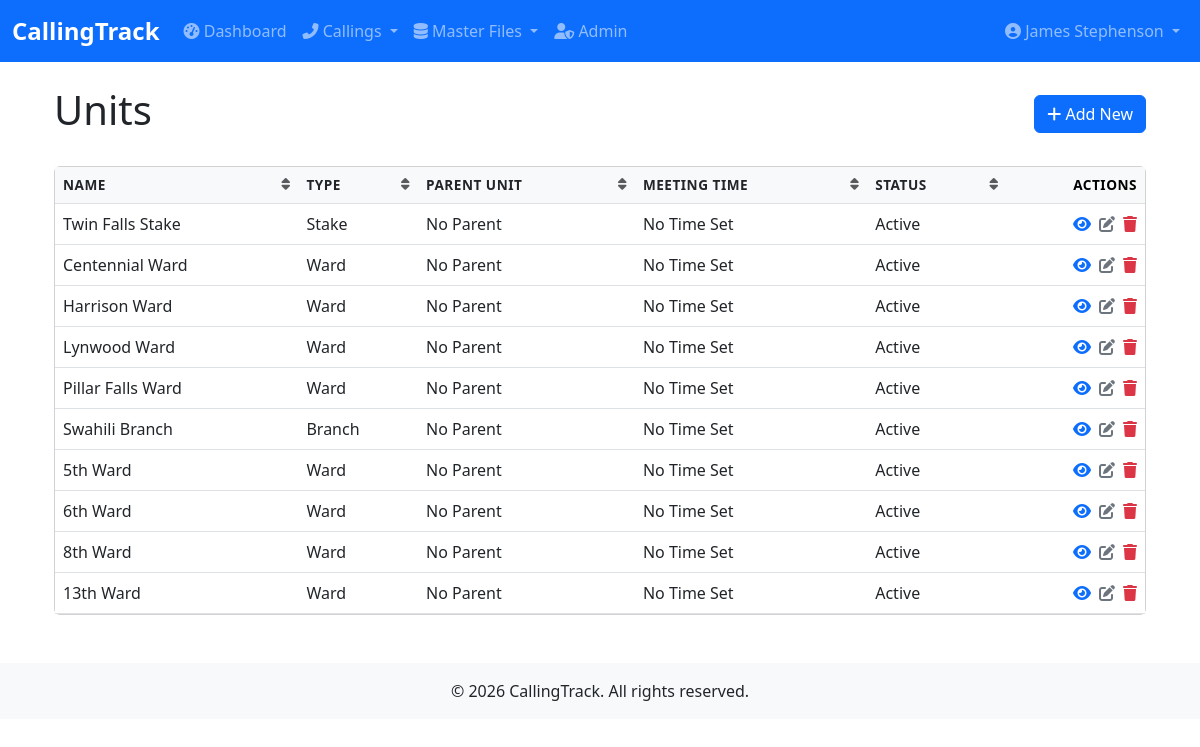
The app's page /callings/units/ (signed in) with its own data.
### accounts/models.py (models this page shows, shortened)
class User(AbstractUser):
    email = models.EmailField(_('email address'), unique=True)
    phone = models.CharField(_('phone number'), max_length=20, blank=True)
    class Meta:
        verbose_name = _('user')
        verbose_name_plural = _('users')

### callings/models.py (models this page shows, shortened)
class Unit(models.Model):
    UNIT_TYPES = [
        ('WARD', 'Ward'),
        ('BRANCH', 'Branch'),
        ('STAKE', 'Stake'),
    ]
    name = models.CharField(max_length=100)
    unit_type = models.CharField(max_length=10, choices=UNIT_TYPES)
    parent_unit = models.ForeignKey('self', on_delete=models.SET_NULL, null=True, blank=True, related_name='child_units')
    meeting_time = models.TimeField(null=True, blank=True, help_text="Regular meeting time for this unit")
    location = models.CharField(max_length=200, blank=True, help_text="Physical location of the unit")
    is_active = models.BooleanField(default=True, help_text="Whether this unit is currently active")
    sort_order = models.PositiveSmallIntegerField(
        default=0,
        help_text="Order in which units should be displayed (lower numbers first)"
    )
    created_at = models.DateTimeField(auto_now_add=True)
    updated_at = models.DateTimeField(auto_now=True)
    class Meta:
        ordering = ['sort_order', 'name']
    def get_list_display(self):
        return [
            self.name,
            self.get_unit_type_display(),
            self.parent_unit.name if self.parent_unit else 'No Parent',
            self.meeting_time.strftime('%I:%M %p') if self.meeting_time else 'No Time Set',
            'Active' if self.is_active else 'Inactive'
        ]
    def get_absolute_url(self):
        return reverse('callings:unit-detail', kwargs={'pk': self.pk})

### callings/views.py (the view)
# urls.py: path('units/', views.UnitListView.as_view(), name='unit-list'),
class UnitListView(LoginRequiredMixin, TitleMixin, SortableMixin, ListView):
    model = Unit
    template_name = 'callings/unit/unit_list.html'
    context_object_name = 'units'
    title = 'Units'
    paginate_by = 20
    default_sort = 'sort_order'
    sortable_fields = {
        'name': 'name',
        'unit_type': 'unit_type',
        'parent_unit': 'parent_unit__name',
        'meeting_time': 'meeting_time',
        'is_active': 'is_active',
        'sort_order': 'sort_order',
    }
    def get_context_data(self, **kwargs):
        context = super().get_context_data(**kwargs)
        context['headers'] = ['Name', 'Type', 'Parent Unit', 'Meeting Time', 'Status']
        context['sortable_headers'] = [
            ('name', 'Name'),
            ('unit_type', 'Type'),
            ('parent_unit', 'Parent Unit'),
            ('meeting_time', 'Meeting Time'),
            ('is_active', 'Status'),
        ]
        return context

### callings/views.py (called while the page is built)
    def get_title(self):
        return self.title

    def get_context_data(self, **kwargs):
        context = super().get_context_data(**kwargs)
        context['title'] = self.get_title()
        return context

    def get_queryset(self):
        queryset = super().get_queryset()
        sort_field = self.request.GET.get('sort')
        sort_order = self.request.GET.get('order', 'asc')
        if sort_field and sort_field in self.sortable_fields:
            order_field = self.sortable_fields[sort_field]
            if sort_order == 'desc':
                order_field = f'-{order_field}'
            return queryset.order_by(order_field)
        if self.default_sort:
            return queryset.order_by(self.default_sort)
        return queryset

### callings/templates/callings/unit/unit_list.html (shortened to what this page needs)
{% extends 'callings/_list.html' %}
{% block content %}
{% with title='Units' create_url='callings:unit-create' update_url='callings:unit-update' delete_url='callings:unit-delete' %}
{% with headers=headers %}
{{ block.super }}
{% endwith %}
{% endwith %}
{% endblock %}

### callings/templates/callings/_list.html (shortened to what this page needs)
{% extends 'callings/base.html' %}
{% load table_tags %}
{% block content %}
<div class="container">
    <div class="d-flex justify-content-between align-items-center mb-4">
        <h1>{{ title }}</h1>
        {% if create_url %}
        <a href="{% url create_url %}" class="btn btn-primary">
            <i class="fas fa-plus"></i> Add New
        </a>
        {% endif %}
    </div>
    <div class="card">
        <div class="card-body p-0">
            <div class="table-responsive">
                <table class="table table-hover mb-0">
                    <thead class="table-light">
                        <tr>
                            {% if sortable_headers %}
                                {% for field, label in sortable_headers %}
                                <th>{% sort_header field label %}</th>
                                {% endfor %}
                            {% else %}
                                {% for header in headers %}
                                <th>{{ header }}</th>
                                {% endfor %}
                            {% endif %}
                            <th class="text-end">Actions</th>
                        </tr>
                    </thead>
                    <tbody>
                        {% for item in object_list %}
                        <tr>
                            {% for field in item.get_list_display %}
                            <td>{{ field }}</td>
                            {% endfor %}
                            <td class="text-end">
                                <div class="d-flex gap-2 justify-content-end" role="group">
                                    <a href="{{ item.get_absolute_url }}" class="text-primary text-decoration-none"
                                       data-bs-toggle="tooltip" title="View">
                                        <i class="fas fa-eye"></i>
                                    </a>
                                    <a href="{% url update_url item.pk %}" class="text-secondary text-decoration-none"
                                       data-bs-toggle="tooltip" title="Edit">
                                        <i class="fas fa-edit"></i>
                                    </a>
                                    <a href="{% url delete_url item.pk %}" class="text-danger text-decoration-none"
                                       data-bs-toggle="tooltip" title="Delete">
                                        <i class="fas fa-trash"></i>
                                    </a>
                                </div>
                            </td>
                        </tr>
                        {% endfor %}
                    </tbody>
                </table>
            </div>
        </div>
    </div>
</div>
{% endblock %}

### callings/templates/callings/base.html (shortened to what this page needs)
<!DOCTYPE html>
{% load static %}
<html lang="en">
<head>
    <link href="https://cdn.jsdelivr.net/npm/bootstrap@5.3.0/dist/css/bootstrap.min.css" rel="stylesheet">
    <link rel="stylesheet" href="https://cdnjs.cloudflare.com/ajax/libs/font-awesome/6.4.0/css/all.min.css">
    <link rel="stylesheet" href="{% static 'css/styles.css' %}">
</head>
<body>
    <nav class="navbar navbar-expand-lg navbar-dark bg-primary">
        <div class="container-fluid">
            <a class="navbar-brand" href="{% url 'dashboard' %}">CallingTrack</a>
            <div class="collapse navbar-collapse" id="navbarNav">
                <ul class="navbar-nav me-auto">
                    <li class="nav-item">
                        <a class="nav-link" href="{% url 'dashboard' %}"><i class="fas fa-tachometer-alt"></i> Dashboard</a>
                    </li>
                    <li class="nav-item dropdown">
                        <a class="nav-link dropdown-toggle" href="#" id="callingsDropdown" role="button" data-bs-toggle="dropdown">
                            <i class="fas fa-phone-alt"></i> Callings
                        </a>
                    </li>
                    <li class="nav-item dropdown">
                        <a class="nav-link dropdown-toggle" href="#" id="masterFilesDropdown" role="button" data-bs-toggle="dropdown">
                            <i class="fas fa-database"></i> Master Files
                        </a>
                    </li>
                    {% if user.is_superuser %}
                    <li class="nav-item">
                        <a class="nav-link" href="/admin/" target="_blank"><i class="fas fa-user-shield"></i> Admin</a>
                    </li>
                    {% endif %}
                </ul>
                <ul class="navbar-nav">
                    {% if user.is_authenticated %}
                    <li class="nav-item dropdown">
                        <a class="nav-link dropdown-toggle" href="#" id="userDropdown" role="button" data-bs-toggle="dropdown">
                            <i class="fas fa-user-circle"></i> {{ user.get_full_name|default:user.username }}
                        </a>
                    </li>
                    {% else %}
                    <li class="nav-item">
                        <a class="nav-link" href="{% url 'login' %}"><i class="fas fa-sign-in-alt"></i> Login</a>
                    </li>
                    {% endif %}
                </ul>
            </div>
        </div>
    </nav>
    <main class="container mt-4">
        {% block content %}{% endblock %}
    </main>
    <footer class="bg-light mt-5 py-3">
        <div class="container text-center">
            <p class="mb-0">&copy; {% now "Y" %} CallingTrack. All rights reserved.</p>
        </div>
    </footer>
</body>
</html>

### static/css/styles.css (style rules this page uses)
body { font-family: 'Segoe UI', Tahoma, Geneva, Verdana, sans-serif; }
.navbar-brand { font-weight: bold; font-size: 1.5rem; }
.table th { border-top: none; font-weight: 600; text-transform: uppercase; font-size: 0.85rem; letter-spacing: 0.5px; }
.btn { border-radius: 0.375rem; font-weight: 500; }

### records on screen
User: get_full_name "James Stephenson"
Unit: get_list_display "Twin Falls Stake" "Stake" "No Parent" "No Time Set" "Active"
Unit: get_list_display "Centennial Ward" "Ward" "No Parent" "No Time Set" "Active"
Unit: get_list_display "Harrison Ward" "Ward" "No Parent" "No Time Set" "Active"
Unit: get_list_display "Lynwood Ward" "Ward" "No Parent" "No Time Set" "Active"
Unit: get_list_display "Pillar Falls Ward" "Ward" "No Parent" "No Time Set" "Active"
Unit: get_list_display "Swahili Branch" "Branch" "No Parent" "No Time Set" "Active"
Unit: get_list_display "5th Ward" "Ward" "No Parent" "No Time Set" "Active"
Unit: get_list_display "6th Ward" "Ward" "No Parent" "No Time Set" "Active"
Unit: get_list_display "8th Ward" "Ward" "No Parent" "No Time Set" "Active"
Unit: get_list_display "13th Ward" "Ward" "No Parent" "No Time Set" "Active"

### other values on screen
{{ title }} "Units"
